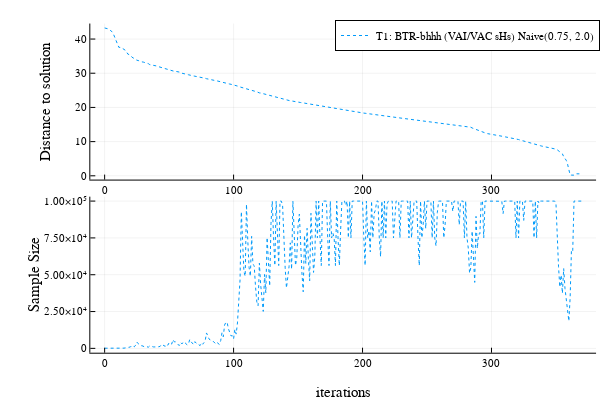

The notebook cell saved with this chart:
### Code cell
indicesVariance = []
indicesNormal = [1]


p_dist = plot(xlabel="", ylabel="Distance to solution")

for i in indicesVariance
    plot!(p_dist, alltests.all_dataVariance[i].IterAccumulator, alltests.all_dataVariance[i].DistTo, label = "",  line=lines[i%4 + 1])
end

for i in indicesNormal
    plot!(p_dist, alltests.all_dataNormal[i].IterAccumulator, alltests.all_dataNormal[i].DistTo, label = "",  line=lines[i%4 + 1])
end

p_sample = plot(xlabel="iterations", ylabel="Sample Size")

for i in indicesVariance
    plot!(p_sample, alltests.all_dataVariance[i].IterAccumulator, alltests.all_dataVariance[i].SamplingSizeAccumulator, 
        label = alltests.all_legendVariance[i],  
        line=lines[i%4 + 1])
end

for i in indicesNormal
    plot!(p_sample, alltests.all_dataNormal[i].IterAccumulator, alltests.all_dataNormal[i].SamplingSizeAccumulator, 
        label = alltests.all_legendNormal[i],  
        line=lines[i%4 + 1])
end


p = plot(p_dist, p_sample, layout=(2,1), legend=:topright)

savefig(p, "SampleSize_DistTo_BHHH.svg")

p

### Figure 1 — Plotly figure (JSON) as saved in the notebook; plotly's stock layout.template omitted (floating-point values rounded to 4 significant figures; data arrays with more than 128 entries replaced by an {"elided": "..."} marker saying what was removed)
{"data": [{"colorbar": {"title": ""}, "legendgroup": "", "line": {"color": "rgba(0, 154, 250, 1.000)", "dash": "dot", "shape": "linear", "width": 1}, "mode": "lines", "name": "", "showlegend": false, "type": "scatter", "x": {"elided": "371 int values"}, "xaxis": "x1", "y": {"elided": "371 float values"}, "yaxis": "y1", "zmax": null, "zmin": null}, {"colorbar": {"title": ""}, "legendgroup": "T1: BTR-bhhh (VAI/VAC sHs) Naive(0.75, 2.0)", "line": {"color": "rgba(0, 154, 250, 1.000)", "dash": "dot", "shape": "linear", "width": 1}, "mode": "lines", "name": "T1: BTR-bhhh (VAI/VAC sHs) Naive(0.75, 2.0)", "showlegend": true, "type": "scatter", "x": {"elided": "371 int values"}, "xaxis": "x2", "y": {"elided": "371 int values"}, "yaxis": "y2", "zmax": null, "zmin": null}], "layout": {"annotations": [], "height": 400, "legend": {"bgcolor": "rgba(255, 255, 255, 1.000)", "bordercolor": "rgba(0, 0, 0, 1.000)", "borderwidth": 1, "font": {"color": "rgba(0, 0, 0, 1.000)", "family": "sans-serif", "size": 11}, "title": {"font": {"color": "rgba(0, 0, 0, 1.000)", "family": "sans-serif", "size": 15}, "text": ""}, "tracegroupgap": 0, "traceorder": "normal", "x": 1, "xanchor": "right", "y": 1, "yanchor": "top"}, "margin": {"b": 20, "l": 0, "r": 0, "t": 20}, "paper_bgcolor": "rgba(255, 255, 255, 1.000)", "plot_bgcolor": "rgba(255, 255, 255, 1.000)", "showlegend": true, "width": 600, "xaxis1": {"anchor": "y1", "domain": [0.1505, 0.9934], "gridcolor": "rgba(0, 0, 0, 0.100)", "gridwidth": 0.5, "linecolor": "rgba(0, 0, 0, 1.000)", "mirror": false, "range": [-11.1, 381.1], "showgrid": true, "showline": true, "showticklabels": true, "tickangle": 0, "tickcolor": "rgb(0, 0, 0)", "tickfont": {"color": "rgba(0, 0, 0, 1.000)", "family": "sans-serif", "size": 11}, "tickmode": "array", "ticks": "inside", "ticktext": ["0", "100", "200", "300"], "tickvals": [0, 100, 200, 300], "title": "", "titlefont": {"color": "rgba(0, 0, 0, 1.000)", "family": "sans-serif", "size": 15}, "type": "-", "visible": true, "zeroline": false, "zerolinecolor": "rgba(0, 0, 0, 1.000)"}, "xaxis2": {"anchor": "y2", "domain": [0.1505, 0.9934], "gridcolor": "rgba(0, 0, 0, 0.100)", "gridwidth": 0.5, "linecolor": "rgba(0, 0, 0, 1.000)", "mirror": false, "range": [-11.1, 381.1], "showgrid": true, "showline": true, "showticklabels": true, "tickangle": 0, "tickcolor": "rgb(0, 0, 0)", "tickfont": {"color": "rgba(0, 0, 0, 1.000)", "family": "sans-serif", "size": 11}, "tickmode": "array", "ticks": "inside", "ticktext": ["0", "100", "200", "300"], "tickvals": [0, 100, 200, 300], "title": "iterations", "titlefont": {"color": "rgba(0, 0, 0, 1.000)", "family": "sans-serif", "size": 15}, "type": "-", "visible": true, "zeroline": false, "zerolinecolor": "rgba(0, 0, 0, 1.000)"}, "yaxis1": {"anchor": "x1", "domain": [0.5567, 0.9902], "gridcolor": "rgba(0, 0, 0, 0.100)", "gridwidth": 0.5, "linecolor": "rgba(0, 0, 0, 1.000)", "mirror": false, "range": [-1.105, 44.54], "showgrid": true, "showline": true, "showticklabels": true, "tickangle": 0, "tickcolor": "rgb(0, 0, 0)", "tickfont": {"color": "rgba(0, 0, 0, 1.000)", "family": "sans-serif", "size": 11}, "tickmode": "array", "ticks": "inside", "ticktext": ["0", "10", "20", "30", "40"], "tickvals": [0, 10, 20, 30, 40], "title": "Distance to solution", "titlefont": {"color": "rgba(0, 0, 0, 1.000)", "family": "sans-serif", "size": 15}, "type": "-", "visible": true, "zeroline": false, "zerolinecolor": "rgba(0, 0, 0, 1.000)"}, "yaxis2": {"anchor": "x2", "domain": [0.07581, 0.5093], "gridcolor": "rgba(0, 0, 0, 0.100)", "gridwidth": 0.5, "linecolor": "rgba(0, 0, 0, 1.000)", "mirror": false, "range": [-2944.0, 103000.0], "showgrid": true, "showline": true, "showticklabels": true, "tickangle": 0, "tickcolor": "rgb(0, 0, 0)", "tickfont": {"color": "rgba(0, 0, 0, 1.000)", "family": "sans-serif", "size": 11}, "tickmode": "array", "ticks": "inside", "ticktext": ["0", "2.50×10⁴", "5.00×10⁴", "7.50×10⁴", "1.00×10⁵"], "tickvals": [0, 25000, 50000, 75000, 100000], "title": "Sample Size", "titlefont": {"color": "rgba(0, 0, 0, 1.000)", "family": "sans-serif", "size": 15}, "type": "-", "visible": true, "zeroline": false, "zerolinecolor": "rgba(0, 0, 0, 1.000)"}}}
